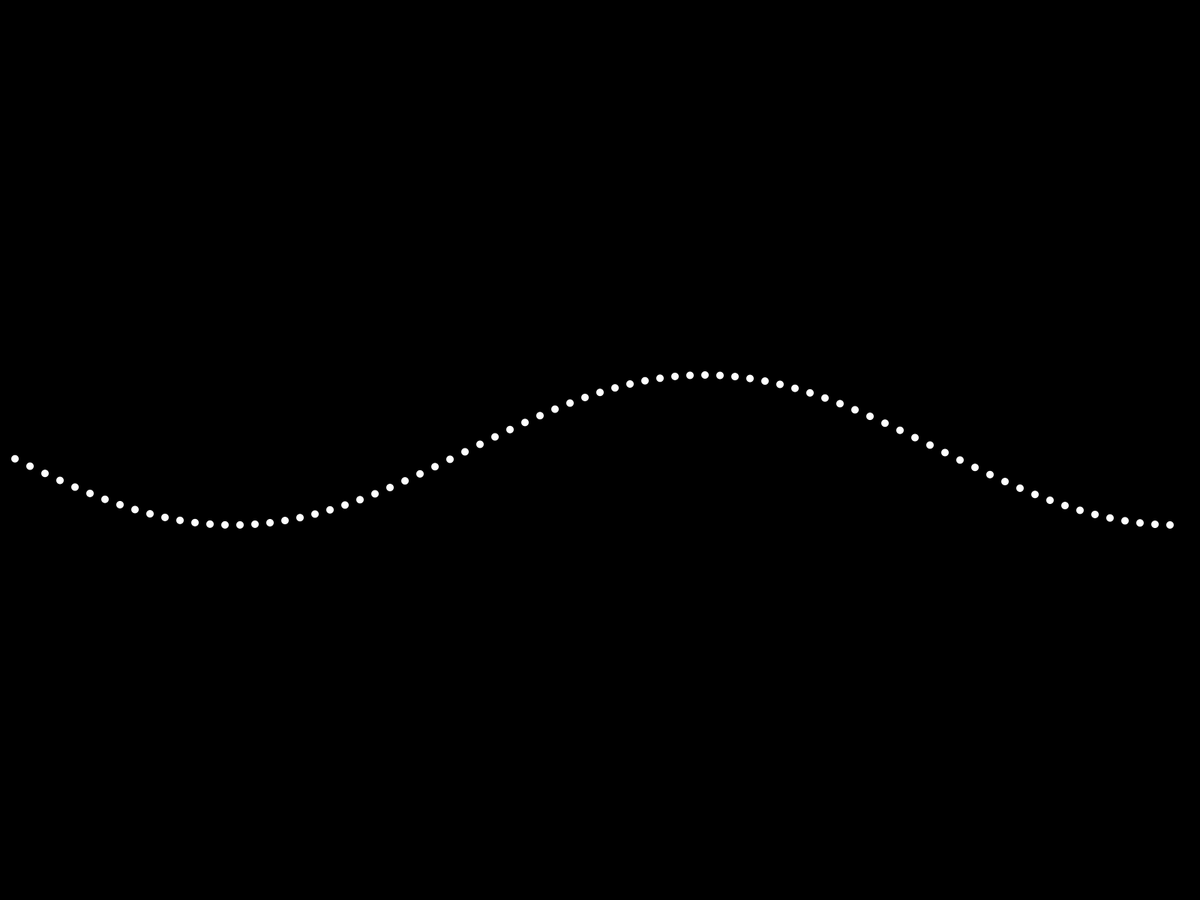
Frame 1 (no input)
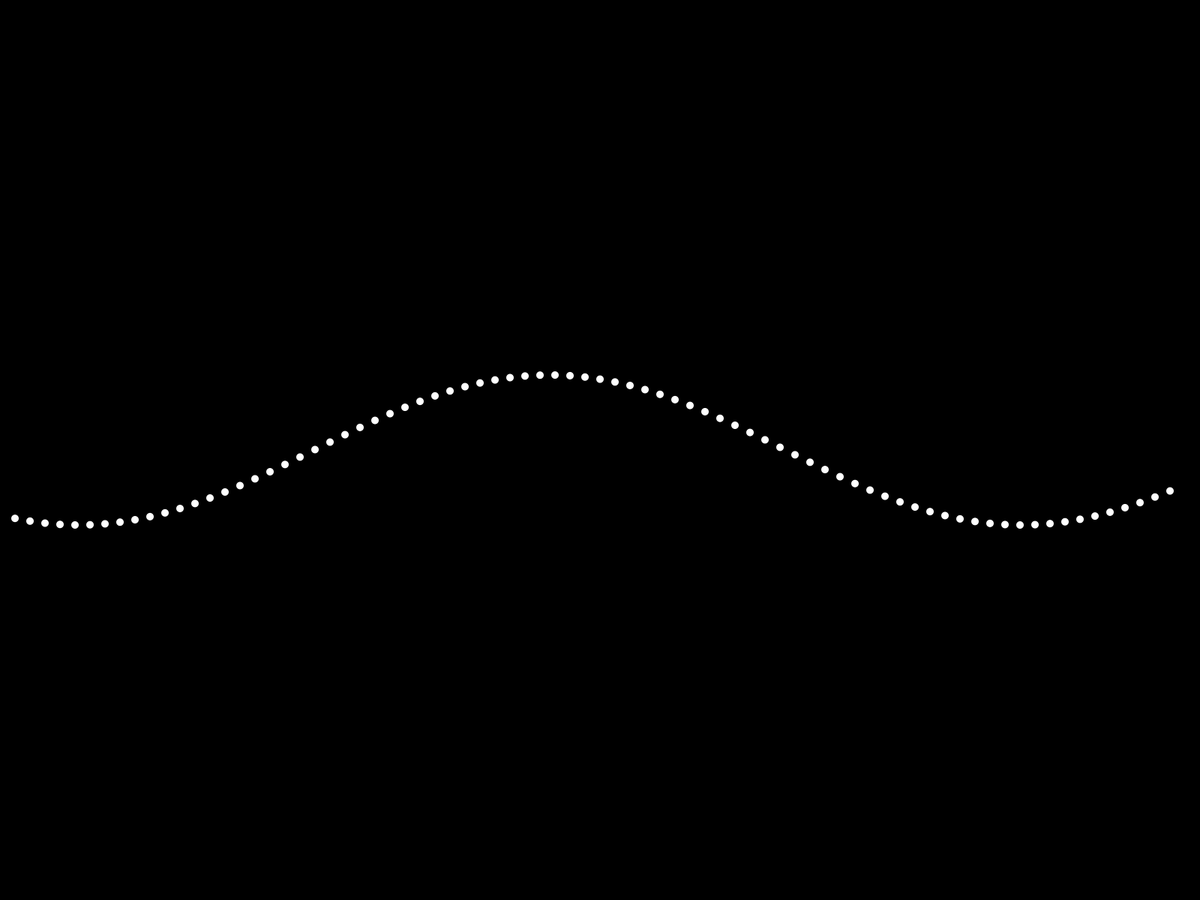
Frame 60 (the mouse pressed at the canvas centre just before this capture)
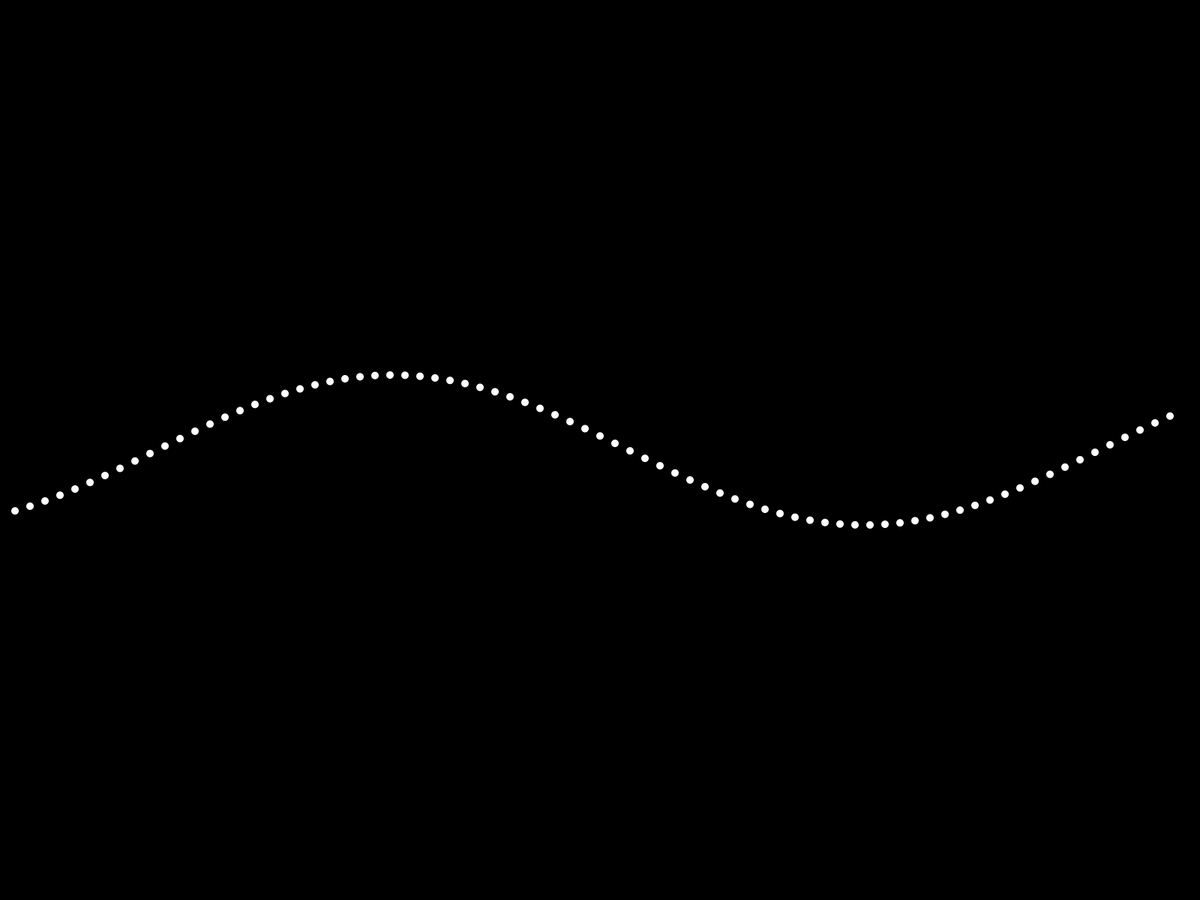
Frame 120 (the mouse held since frame 60 and released just before this capture)

The Processing sketch that drew these frames (run headless with seeded random() and noise(); from frame 60 on, the mouse is pressed at the canvas centre):

// Processing sketch: clase08_ejemplo_wave06
// ── clase08_ejemplo_wave06.pde
void setup() {
  size(600, 600);
  fullScreen();
  background(0);
  fill(255);
  noStroke();
}

void draw() {
  background(0);
  for (int x = 20; x < width - 20; x += 20) {
    float waveY = 100*sin(radians(frameCount) + x*0.005);
    circle(x, height/2 + waveY, 10);
  }
}
